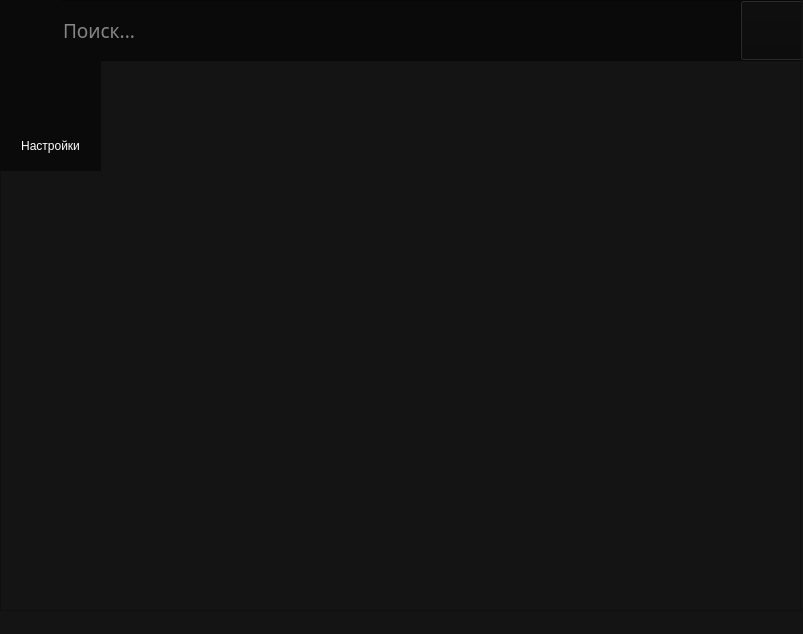
<?xml version="1.0" encoding="UTF-8"?>
<ui version="4.0">
 <class>Notepad</class>
 <widget class="QMainWindow" name="Notepad">
  <property name="geometry">
   <rect>
    <x>0</x>
    <y>0</y>
    <width>803</width>
    <height>634</height>
   </rect>
  </property>
  <property name="windowTitle">
   <string>Notepad</string>
  </property>
  <property name="styleSheet">
   <string notr="true"/>
  </property>
  <widget class="QWidget" name="centralwidget">
   <property name="styleSheet">
    <string notr="true">background-color: #141414;
</string>
   </property>
   <widget class="QFrame" name="frame">
    <property name="geometry">
     <rect>
      <x>0</x>
      <y>0</y>
      <width>801</width>
      <height>61</height>
     </rect>
    </property>
    <property name="styleSheet">
     <string notr="true">background-color: #0A0A0A;</string>
    </property>
    <property name="frameShape">
     <enum>QFrame::NoFrame</enum>
    </property>
    <property name="frameShadow">
     <enum>QFrame::Raised</enum>
    </property>
    <widget class="QPushButton" name="menu_button">
     <property name="geometry">
      <rect>
       <x>0</x>
       <y>0</y>
       <width>61</width>
       <height>61</height>
      </rect>
     </property>
     <property name="styleSheet">
      <string notr="true"/>
     </property>
     <property name="text">
      <string/>
     </property>
     <property name="icon">
      <iconset>
       <normaloff>Sprites/menu1.png</normaloff>Sprites/menu1.png</iconset>
     </property>
     <property name="flat">
      <bool>true</bool>
     </property>
    </widget>
    <widget class="QPushButton" name="plus_button">
     <property name="geometry">
      <rect>
       <x>740</x>
       <y>0</y>
       <width>71</width>
       <height>61</height>
      </rect>
     </property>
     <property name="styleSheet">
      <string notr="true">background-color: #321100;</string>
     </property>
     <property name="text">
      <string/>
     </property>
     <property name="icon">
      <iconset>
       <normaloff>Sprites/plus.png</normaloff>Sprites/plus.png</iconset>
     </property>
     <property name="flat">
      <bool>true</bool>
     </property>
    </widget>
    <widget class="QPushButton" name="open_search">
     <property name="geometry">
      <rect>
       <x>680</x>
       <y>0</y>
       <width>61</width>
       <height>61</height>
      </rect>
     </property>
     <property name="font">
      <font>
       <pointsize>10</pointsize>
      </font>
     </property>
     <property name="styleSheet">
      <string notr="true">color: rgb(255, 255, 255);</string>
     </property>
     <property name="text">
      <string>Поиск</string>
     </property>
     <property name="flat">
      <bool>true</bool>
     </property>
    </widget>
    <widget class="QFrame" name="search_frame">
     <property name="geometry">
      <rect>
       <x>0</x>
       <y>0</y>
       <width>801</width>
       <height>61</height>
      </rect>
     </property>
     <property name="frameShape">
      <enum>QFrame::NoFrame</enum>
     </property>
     <property name="frameShadow">
      <enum>QFrame::Plain</enum>
     </property>
     <widget class="QLineEdit" name="search">
      <property name="geometry">
       <rect>
        <x>60</x>
        <y>0</y>
        <width>681</width>
        <height>61</height>
       </rect>
      </property>
      <property name="font">
       <font>
        <family>Lucida Sans</family>
        <pointsize>14</pointsize>
       </font>
      </property>
      <property name="styleSheet">
       <string notr="true">color: rgb(255, 255, 255);</string>
      </property>
      <property name="inputMask">
       <string/>
      </property>
      <property name="text">
       <string/>
      </property>
      <property name="frame">
       <bool>true</bool>
      </property>
      <property name="placeholderText">
       <string>Поиск...</string>
      </property>
     </widget>
     <widget class="QPushButton" name="close_search">
      <property name="geometry">
       <rect>
        <x>740</x>
        <y>0</y>
        <width>71</width>
        <height>61</height>
       </rect>
      </property>
      <property name="font">
       <font>
        <pointsize>14</pointsize>
       </font>
      </property>
      <property name="styleSheet">
       <string notr="true">color: rgb(255, 255, 255);</string>
      </property>
      <property name="text">
       <string/>
      </property>
      <property name="icon">
       <iconset>
        <normaloff>Sprites/close_search.png</normaloff>Sprites/close_search.png</iconset>
      </property>
     </widget>
     <widget class="QLabel" name="label">
      <property name="geometry">
       <rect>
        <x>0</x>
        <y>0</y>
        <width>61</width>
        <height>61</height>
       </rect>
      </property>
      <property name="font">
       <font>
        <pointsize>10</pointsize>
       </font>
      </property>
      <property name="styleSheet">
       <string notr="true">color: rgb(255, 255, 255);</string>
      </property>
      <property name="text">
       <string/>
      </property>
      <property name="alignment">
       <set>Qt::AlignCenter</set>
      </property>
     </widget>
    </widget>
   </widget>
   <widget class="QWidget" name="menu_widget" native="true">
    <property name="geometry">
     <rect>
      <x>0</x>
      <y>60</y>
      <width>101</width>
      <height>111</height>
     </rect>
    </property>
    <property name="styleSheet">
     <string notr="true">background-color: rgb(10, 10, 10);</string>
    </property>
    <widget class="QPushButton" name="settings">
     <property name="geometry">
      <rect>
       <x>10</x>
       <y>0</y>
       <width>81</width>
       <height>71</height>
      </rect>
     </property>
     <property name="font">
      <font>
       <pointsize>14</pointsize>
      </font>
     </property>
     <property name="styleSheet">
      <string notr="true">color: rgb(255, 255, 255);</string>
     </property>
     <property name="text">
      <string/>
     </property>
     <property name="iconSize">
      <size>
       <width>50</width>
       <height>50</height>
      </size>
     </property>
     <property name="autoRepeat">
      <bool>false</bool>
     </property>
     <property name="flat">
      <bool>true</bool>
     </property>
    </widget>
    <widget class="QLabel" name="label_3">
     <property name="geometry">
      <rect>
       <x>10</x>
       <y>70</y>
       <width>81</width>
       <height>31</height>
      </rect>
     </property>
     <property name="font">
      <font>
       <pointsize>9</pointsize>
      </font>
     </property>
     <property name="styleSheet">
      <string notr="true">color: rgb(255, 255, 255);</string>
     </property>
     <property name="text">
      <string>Настройки</string>
     </property>
     <property name="alignment">
      <set>Qt::AlignCenter</set>
     </property>
    </widget>
   </widget>
   <widget class="QListWidget" name="note_list">
    <property name="geometry">
     <rect>
      <x>0</x>
      <y>60</y>
      <width>801</width>
      <height>551</height>
     </rect>
    </property>
    <property name="font">
     <font>
      <family>MS Shell Dlg 2</family>
      <pointsize>14</pointsize>
      <weight>50</weight>
      <bold>false</bold>
     </font>
    </property>
   </widget>
   <zorder>note_list</zorder>
   <zorder>frame</zorder>
   <zorder>menu_widget</zorder>
  </widget>
  <widget class="QMenuBar" name="menubar">
   <property name="geometry">
    <rect>
     <x>0</x>
     <y>0</y>
     <width>803</width>
     <height>25</height>
    </rect>
   </property>
   <property name="styleSheet">
    <string notr="true"/>
   </property>
  </widget>
 </widget>
 <resources/>
 <connections/>
</ui>
